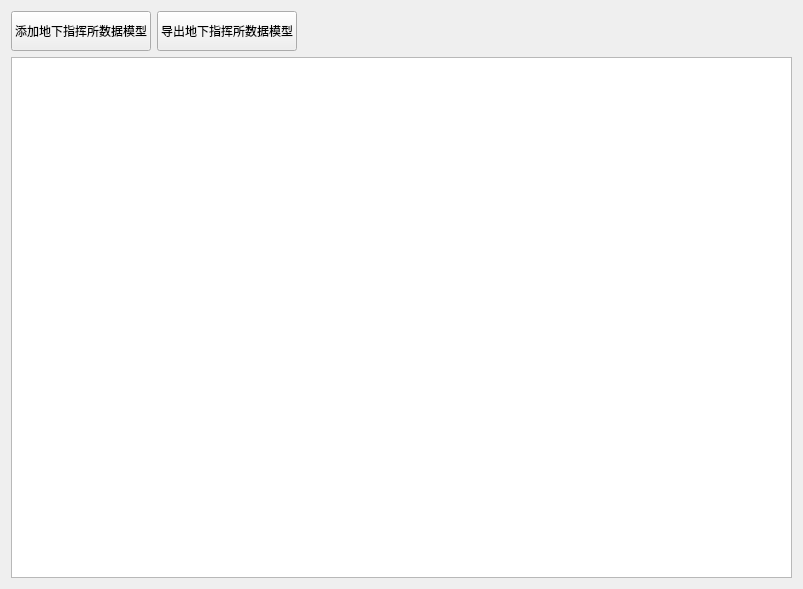
<?xml version="1.0" encoding="UTF-8"?>
<ui version="4.0">
 <class>Frm_UndergroundModelManagement</class>
 <widget class="QWidget" name="Frm_UndergroundModelManagement">
  <property name="geometry">
   <rect>
    <x>0</x>
    <y>0</y>
    <width>801</width>
    <height>589</height>
   </rect>
  </property>
  <property name="sizePolicy">
   <sizepolicy hsizetype="Fixed" vsizetype="Fixed">
    <horstretch>0</horstretch>
    <verstretch>0</verstretch>
   </sizepolicy>
  </property>
  <property name="windowTitle">
   <string>地下指挥所数据模型管理</string>
  </property>
  <layout class="QGridLayout" name="gridLayout">
   <item row="0" column="0">
    <layout class="QVBoxLayout" name="verticalLayout" stretch="0,1">
     <item>
      <layout class="QHBoxLayout" name="horizontalLayout" stretch="0,0,1">
       <item>
        <widget class="QPushButton" name="btn_add">
         <property name="sizePolicy">
          <sizepolicy hsizetype="Fixed" vsizetype="Fixed">
           <horstretch>0</horstretch>
           <verstretch>0</verstretch>
          </sizepolicy>
         </property>
         <property name="minimumSize">
          <size>
           <width>80</width>
           <height>40</height>
          </size>
         </property>
         <property name="text">
          <string>添加地下指挥所数据模型</string>
         </property>
        </widget>
       </item>
       <item>
        <widget class="QPushButton" name="btn_export">
         <property name="sizePolicy">
          <sizepolicy hsizetype="Fixed" vsizetype="Fixed">
           <horstretch>0</horstretch>
           <verstretch>0</verstretch>
          </sizepolicy>
         </property>
         <property name="minimumSize">
          <size>
           <width>80</width>
           <height>40</height>
          </size>
         </property>
         <property name="text">
          <string>导出地下指挥所数据模型</string>
         </property>
        </widget>
       </item>
       <item>
        <spacer name="horizontalSpacer">
         <property name="orientation">
          <enum>Qt::Horizontal</enum>
         </property>
         <property name="sizeHint" stdset="0">
          <size>
           <width>40</width>
           <height>20</height>
          </size>
         </property>
        </spacer>
       </item>
      </layout>
     </item>
     <item>
      <widget class="QTableView" name="tb_dan">
       <property name="minimumSize">
        <size>
         <width>781</width>
         <height>521</height>
        </size>
       </property>
      </widget>
     </item>
    </layout>
   </item>
  </layout>
 </widget>
 <resources/>
 <connections/>
</ui>
